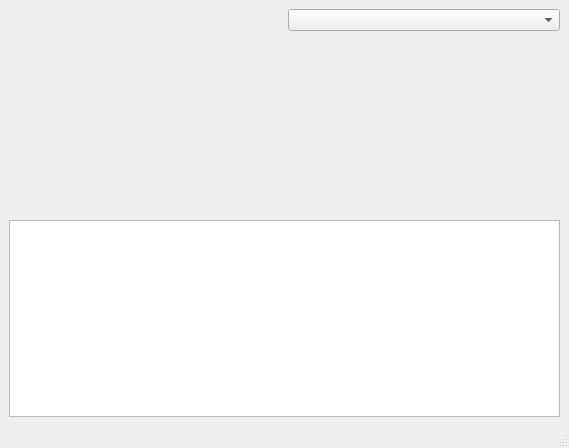
<?xml version="1.0" encoding="UTF-8"?>
<ui version="4.0">
 <class>contactWidgetTest</class>
 <widget class="QMainWindow" name="contactWidgetTest">
  <property name="geometry">
   <rect>
    <x>0</x>
    <y>0</y>
    <width>569</width>
    <height>448</height>
   </rect>
  </property>
  <property name="windowTitle">
   <string>ContactWidget Test</string>
  </property>
  <widget class="QWidget" name="centralwidget">
   <layout class="QGridLayout" name="gridLayout">
    <item row="3" column="0" colspan="2">
     <widget class="XTextEdit" name="_show"/>
    </item>
    <item row="0" column="1">
     <widget class="XComboBox" name="_mode"/>
    </item>
    <item row="0" column="0" rowspan="3">
     <widget class="ContactWidget" name="_widget"/>
    </item>
    <item row="1" column="1" rowspan="2">
     <spacer name="verticalSpacer">
      <property name="orientation">
       <enum>Qt::Vertical</enum>
      </property>
      <property name="sizeHint" stdset="0">
       <size>
        <width>88</width>
        <height>183</height>
       </size>
      </property>
     </spacer>
    </item>
   </layout>
  </widget>
  <widget class="QMenuBar" name="menubar">
   <property name="geometry">
    <rect>
     <x>0</x>
     <y>0</y>
     <width>569</width>
     <height>22</height>
    </rect>
   </property>
  </widget>
  <widget class="QStatusBar" name="statusbar"/>
 </widget>
 <customwidgets>
  <customwidget>
   <class>ContactWidget</class>
   <extends>QWidget</extends>
   <header>contactwidget.h</header>
  </customwidget>
  <customwidget>
   <class>XComboBox</class>
   <extends>QComboBox</extends>
   <header>xcombobox.h</header>
  </customwidget>
  <customwidget>
   <class>XTextEdit</class>
   <extends>QTextEdit</extends>
   <header>xtextedit.h</header>
  </customwidget>
 </customwidgets>
 <resources/>
 <connections/>
</ui>
